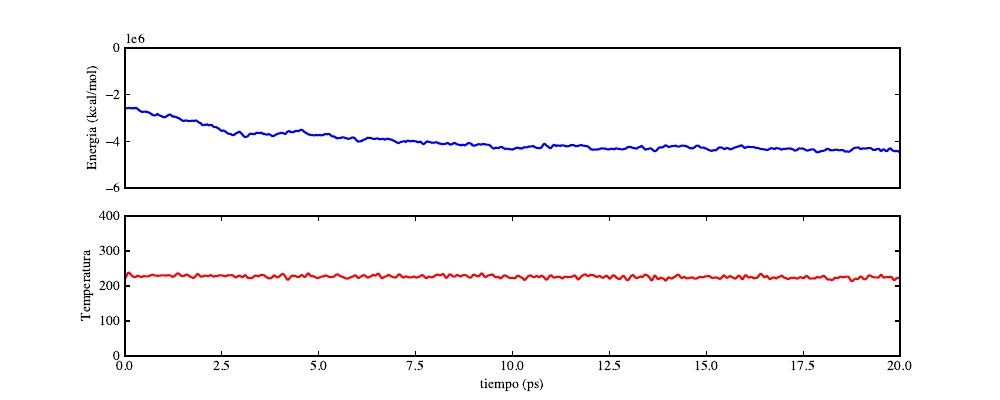

Write Python code to recreate this figure.
import matplotlib.pyplot as plt
import numpy as np

# Read data from file
data = np.loadtxt('thermodynamics.dat')

plt.rc('font', family='Times')
plt.rc('mathtext', fontset='cm')


# Extract columns from data
step = data[:, 1]
E = data[:, 2]
T = data[:, 3]


# Set up figure and subplots
fig, axs = plt.subplots(2, 1, figsize=(10,4))

plt.subplots_adjust(wspace=0.35)
axs[0].tick_params(direction='in', top=True, right=True)
axs[1].tick_params(direction='in', top=True, right=True)

# Plot magnetization data with error bars
axs[0].plot(step, E, linestyle='-', marker='', color='blue')
#axs[0].set_xlabel('tiempo (ps)', fontfamily='Times')
axs[0].set_xlabel('')
axs[0].set_ylabel('Energia (kcal/mol)', fontfamily='Times')
axs[0].set_xlim(0, 20)
axs[0].tick_params(
    axis='x',          # changes apply to the x-axis
    which='both',      # both major and minor ticks are affected
    bottom=False,      # ticks along the bottom edge are off
    top=False,         # ticks along the top edge are off
    labelbottom=False) # labels along the bottom edge are off
axs[0].set_ylim(-6000000, 0)

# Plot energy data with y error bars
axs[1].plot(step, T, linestyle='-', marker='', color='red')
axs[1].set_xlabel('tiempo (ps)', fontfamily='Times')
axs[1].set_ylabel('Temperatura', fontfamily='Times')
axs[1].set_xlim(0, 20)
axs[1].set_ylim(0, 400)

plt.margins(0, 0)

# Show plot
plt.savefig('thermo.pdf')
